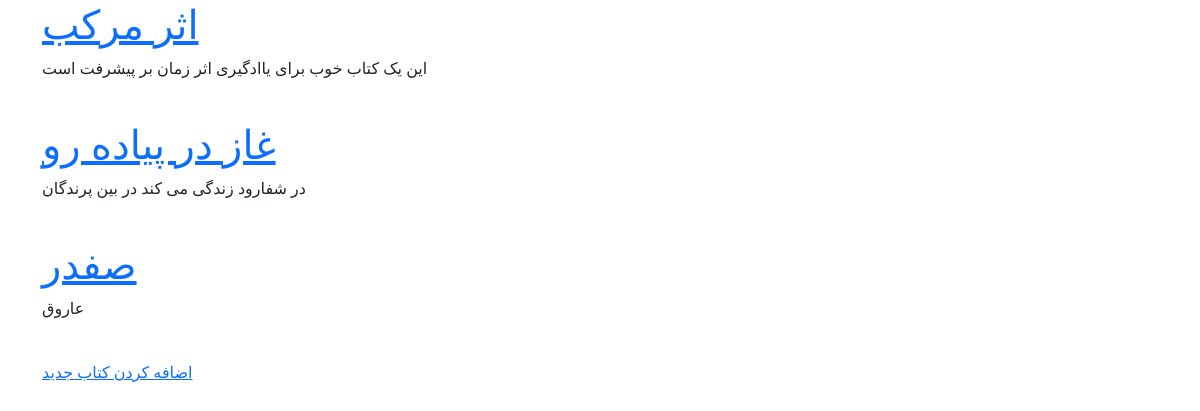
/books/, run on an earlier commit of the app's database.
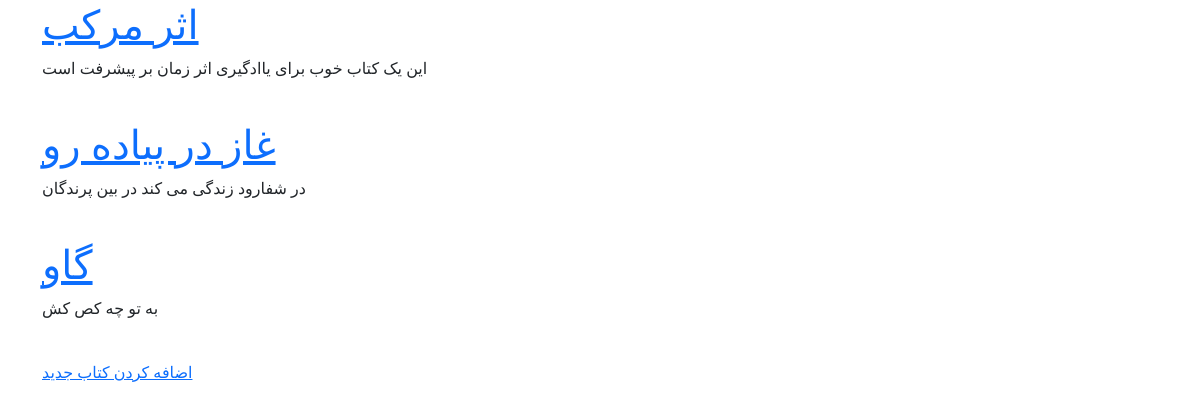
And on a later commit of the database.
### books/models.py (models this page shows, shortened)
class Book(models.Model):
    title = models.CharField(max_length=200)
    author = models.CharField(max_length=200)
    description = models.TextField()
    price = models.DecimalField(max_digits=5, decimal_places=2)
    def get_absolute_url(self):
        return reverse('book_detail', args=[self.id])

### books/views.py (the view)
# urls.py: path('', BookListView.as_view(), name='book_list'),
class BookListView(generic.ListView):
    model = Book
    template_name = 'books/book_list.html'
    context_object_name = 'books'

### books/templates/books/book_list.html (shortened to what this page needs)
{% extends '_base.html' %}
{% block content %}
    {% for book in books %}
        <a href="{{ book.get_absolute_url }}"><h1>{{ book.title }}</h1></a>
        <p>{{ book.description }}</p>
        <br>
    {% endfor %}
    <a href="{% url 'book_create' %}">اضافه کردن کتاب جدید</a>
{% endblock %}

### templates/_base.html (shortened to what this page needs)
<!doctype html>
<html lang="en">
<head>
    <link href="https://cdn.jsdelivr.net/npm/bootstrap@5.1.3/dist/css/bootstrap.min.css" rel="stylesheet"
>
</head>
<body>
<div class="container">
    {% block content %}
    {% endblock %}
</div>
</body>
</html>

What changed in the data, as far as the page shows it:
removed Book: title "صفدر", description "عاروق"
added Book: title "گاو", description "به تو چه کص کش"
